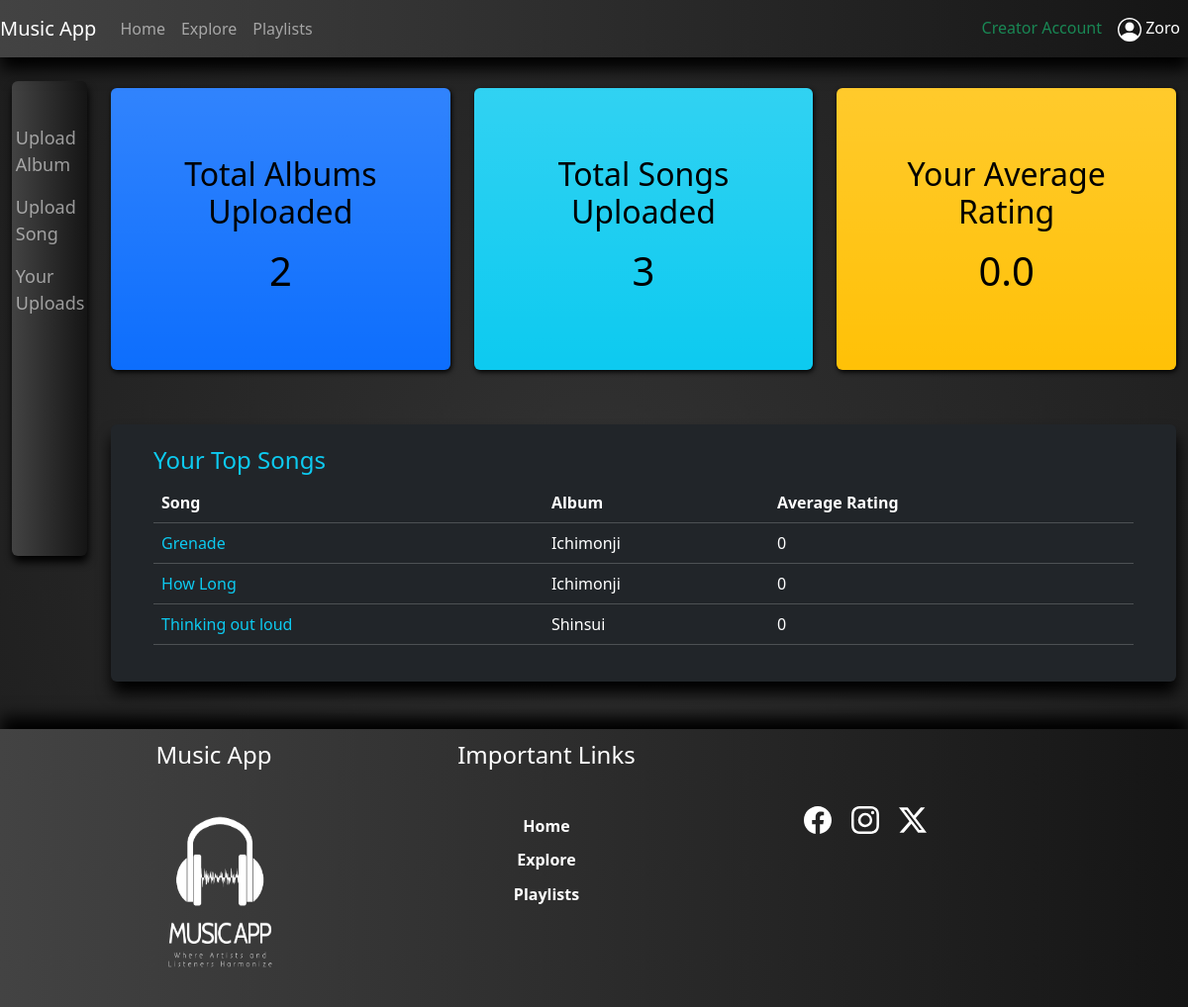
Page /creatorHome (signed in) on the committed database.
### app/models.py (models this page shows, shortened)
class Users(UserMixin, db.Model):
    id = db.Column(db.Integer(), autoincrement=True, primary_key=True)
    u_userType = db.Column(db.String(50), nullable=False)
    u_status = db.Column(db.String(50), nullable=False)
    u_flag = db.Column(db.Integer(), nullable=False)
    u_fName = db.Column(db.String(100), nullable=False)
    u_lName = db.Column(db.String(100))
    u_gender = db.Column(db.String(50), nullable=False)
    u_username = db.Column(db.String(100), nullable=False, unique=True)
    u_email = db.Column(db.String(200), nullable=False)
    u_password = db.Column(db.String(1000), nullable=False)
    albums = db.relationship('Albums', backref='users')
    songs = db.relationship('Songs', backref='users')
    playlists = db.relationship('Playlists', backref='users')

class Songs(UserMixin, db.Model):
    id = db.Column(db.Integer(), autoincrement=True, primary_key=True)
    s_name = db.Column(db.String(100), nullable=False)
    s_artist = db.Column(db.String(50), nullable=False)
    s_album = db.Column(db.String(100), nullable=False)
    s_genre = db.Column(db.String(50), nullable=False)
    s_duration = db.Column(db.String(50), nullable=False)
    s_date = db.Column(db.String(50), nullable=False)
    s_filePath = db.Column(db.String(100), nullable=False)
    s_lyrics = db.Column(db.Text(), nullable=False)
    s_rating = db.Column(db.Integer())
    s_totalRaters = db.Column(db.Integer())
    s_flag = db.Column(db.Integer(), nullable=False)
    s_plays = db.Column(db.Integer())
    album_id = db.Column(db.Integer(), db.ForeignKey('albums.id'), nullable=False)
    user_id = db.Column(db.Integer(), db.ForeignKey('users.id'),nullable=False)

### app/views.py (the view, shortened to what this page needs)
@app.route('/creatorHome', methods=['GET', 'POST'])
@login_required
def creatorHome():
    form = CreatorSignupForm()
    if request.method == 'GET':
        if current_user.u_flag == Flagged[1]:
            flash('You have been flagged. Please reach out to admin.')
            return redirect(url_for('userHome'))
        else:
            topSongList = Songs.query.filter_by(user_id=current_user.id).order_by(Songs.s_rating.desc()).limit(5).all()
            albumCount = Albums.query.filter_by(user_id=current_user.id).count()
            songsList = Songs.query.filter_by(user_id=current_user.id).all()
            songCount = len(songsList)
            sum=0
            for s in songsList:
                sum+=s.s_rating
            if songCount==0:
                avgRating="NA"
            else:
                avgRating = sum/songCount
            return render_template('creator/creatorHome.html', cH="active text-success", form=form, aCount=albumCount, sCount=songCount, avg=avgRating, tSongs=topSongList)

### app/views.py (called while the page is built)
@login_manager.user_loader
def load_user(user_id):
    return Users.query.get(user_id)

### app/templates/creator/creatorHome.html (shortened to what this page needs)
{% extends 'layouts/base.html' %}
{% block content %}
<div class="container-fluid">
    {% if current_user.is_authenticated  and current_user.u_userType == 'Listener' %}
    <div class="row">
        <div class="col-md-6 offset-md-3 col-lg-6 offset-lg-3 col-sm-10 offset-sm-1">
            <h3 class="text-center mt-4">You don't have a creator's account.</h3>
            <h5 class="text-center">Want to be a Creator ? Please Sign up.</h5>
            <div class="myLoginCont rounded">
                    <div class="mb-3">
                        <h2 class="text-center text-uppercase">Creator Sign Up</h2>
                    </div>
                    <form action="" class="form" method="POST" data-bs-theme="dark">
                        {{ form.hidden_tag() }}
                        <div class="mb-3">
                            {{ form.register.label(class="form-label") }}
                            {{ form.register(class="form-select") }}
                        </div>
                        <div class="mb-3">
                            {{ form.confirmPassword(class="form-control", placeholder="Confirm Your Password", type="password") }}
                        </div>
                        <div class="d-grid">
                            {{ form.signUp(class="btn btn-outline-success") }}
                        </div>
                    </form>
            </div>
        </div>
    </div>
    {% else %}
    <div class="row">
        <div class="col-md-1 col-lg-1 col-sm-10 mt-4 mb-4">
            <div class="myCreatorPanel rounded">
                <nav class="mySideNav flex-column navbar-dark">
                    <ul class="nav navbar-nav">
                        <li class="nav-item">
                            <a class="nav-link {{cUA}}" href="{{url_for('uploadAlbum')}}">Upload Album</a>
                        </li>
                        <li class="nav-item">
                            <a class="nav-link {{cUS}}" href="{{url_for('uploadSong')}}">Upload Song</a>
                        </li>
                        <li class="nav-item">
                            <a class="nav-link {{cYU}}" href="{{url_for('creatorUploads')}}">Your Uploads</a>
                        </li>
                    </ul>
                </nav>
            </div>
        </div>
        <div class="col-md-11 col-lg-11 col-sm-10 mt-4 mb-4">
            <div class="row">
                <div class="col-md-4 col-lg-4 col-sm-4">
                    <div class="myStatCont bg-primary bg-gradient rounded">
                        <h2 class="text-center">Total Albums Uploaded</h2>
                        <h1 class="text-center mt-3">{{aCount}}</h1>
                    </div>
                </div>
                <div class="col-md-4 col-lg-4 col-sm-4">
                    <div class="myStatCont bg-info bg-gradient rounded">
                        <h2 class="text-center">Total Songs Uploaded</h2>
                        <h1 class="text-center mt-3">{{sCount}}</h1>
                    </div>
                </div>
                <div class="col-md-4 col-lg-4 col-sm-4">
                    <div class="myStatCont bg-warning bg-gradient rounded">
                        <h2 class="text-center">Your Average Rating</h2>
                        <h1 class="text-center mt-3">{{avg}}</h1>
                    </div>
                </div>
            </div>
            <div class="row">
                <div class="col-md-12 col-lg-12 col-sm-10 mt-4">
                    <div class="myExploreCont rounded bg-dark mt-4 mb-4">
                        <h4 class="text-info">Your Top Songs</h4>
                        <table class="table table-dark table-hover rounded table-responsive{-sm|-md|-lg}">
                            <thead>
                                <tr>
                                    <th scope="col">Song</th>
                                    <th scope="col">Album</th>
                                    <th scope="col">Average Rating</th>
                                </tr>
                            </thead>
                            <tbody>
                                {% for s in tSongs %}
                                <tr>
                                    <td class="text-info">{{s.s_name}}</td>
                                    <td>{{s.s_album}}</td>
                                    <td>{{s.s_rating}}</td>
                                </tr>
                                {% endfor %}
                            </tbody>
                        </table>
                    </div>
                </div>
            </div>
        </div>
    </div>
    {% endif %}
</div>
{% endblock %}

### app/templates/includes/nav.html (shortened to what this page needs)
<nav class="navbar navbar-expand-lg navbar-expand-md myNavbar bg-light navbar-dark sticky-top">
    {% if current_user.is_authenticated %}
        {% if current_user.u_userType == 'Admin' %}
        <a class="navbar-brand" href="{{url_for('adminHome')}}">Music App</a>
        {% else %}
        <a href="{{url_for('userHome')}}" class="navbar-brand">Music App</a>
        {% endif %}
    {% endif %}
        <div class="collapse navbar-collapse" id="navbarNav">
            <ul class="navbar-nav">
                <li class="nav-item">
                    {% if current_user.is_authenticated %}
                        {% if current_user.u_userType == 'Admin' %}
                            <a class="nav-link {{aH}}" aria-current="page" href="{{url_for('adminHome')}}">Home</a>
                        {% else %}
                        <a class="nav-link {{uH}}" aria-current="page" href="{{url_for('userHome')}}">Home</a>
                        {% endif %}
                    {% endif %}
                </li>
                <li class="nav-item">
                    {% if current_user.is_authenticated %}
                        {% if current_user.u_userType == 'Admin' %}
                            <a class="nav-link {{aAN}}" href="{{url_for('analytics')}}">Analytics</a>
                        {% else %}
                            <a href="{{url_for('exploreMusic')}}" class="nav-link {{uE}}">Explore</a>
                        {% endif %}
                    {% endif %}
                </li>
                <li class="nav-item">
                    {% if current_user.is_authenticated %}
                        {% if current_user.u_userType == 'Admin' %}
                            <a class="nav-link {{aT}}" href="{{url_for('allTracks')}}">Tracks</a>
                        {% else %}
                            <a href="{{url_for('playlists')}}" class="nav-link {{uP}}">Playlists</a>
                        {% endif %}
                    {% endif %}
                </li>
            </ul>
            <ul class="navbar-nav ms-auto">
                <li class="nav-item">
                    {% if current_user.is_authenticated  and current_user.u_userType != 'Admin' %}
                    <a href="{{url_for('creatorHome')}}" class="nav-link {{cH}}">Creator Account</a>
                    {% endif %}
                </li>
                <li class="nav-item dropdown show">
                    {% if current_user.is_authenticated %}
                    <a href="#" class="nav-link active" id="dropdownMenu" data-toggle="dropdown" aria-haspopup="true" aria-expanded="false">
                        {{current_user.u_fName}}
                    </a>
                    {% endif %}
                </li>
            </ul>
        </div>
</nav>

### app/static/css/musicStreamingStyle.css (style rules this page uses)
body { min-height: 100vh; display: flex; flex-direction: column; background: radial-gradient(circle at 50.1% 50.1%, rgb(50, 50, 50) 0%, rgb(28, 28, 28) 99.4%); color: #fff; }
.myNavbar { background-color:#434343; background-image: linear-gradient(to right, #434343 0%, #151515 100%); box-shadow: 1px 12px 15px #000; }
.myNavbar>div>ul>li { color: #fff; }
.myStatCont { padding: 20% 20%; margin: 2% 0%; box-shadow: 1px 2px 5px #000; color: #000000; }
.myCreatorPanel { min-height: 60vh; background-color:#434343; background-image: linear-gradient(to right, #434343 0%, #151515 100%); box-shadow: 1px 6px 8px #000; }
.myCreatorPanel>nav>ul { margin-top: 50%; font-size: large; }
.mySideNav { padding: 3% 5%; }
.myExploreCont { background-color: transparent; box-shadow: 1px 12px 15px #000; padding: 2% 4%; max-height: 70vh; overflow-y: scroll; }

### rows in the picture
Users: u_fName "Zoro"
Songs: s_name "Grenade", s_album "Ichimonji", s_rating "0"
Songs: s_name "How Long", s_album "Ichimonji", s_rating "0"
Songs: s_name "Thinking out loud", s_album "Shinsui", s_rating "0"

### other values in the picture
{{ aCount }} "2"
{{ sCount }} "3"
{{ avg }} "0.0"
